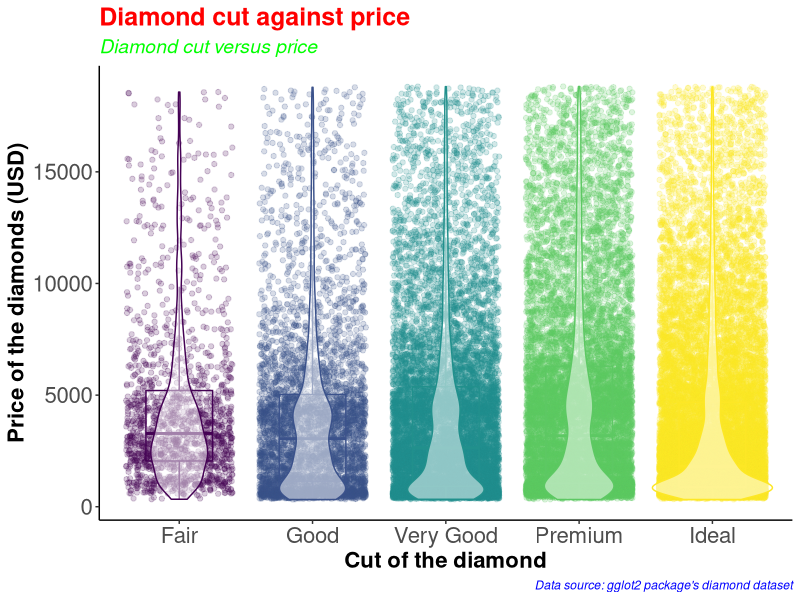
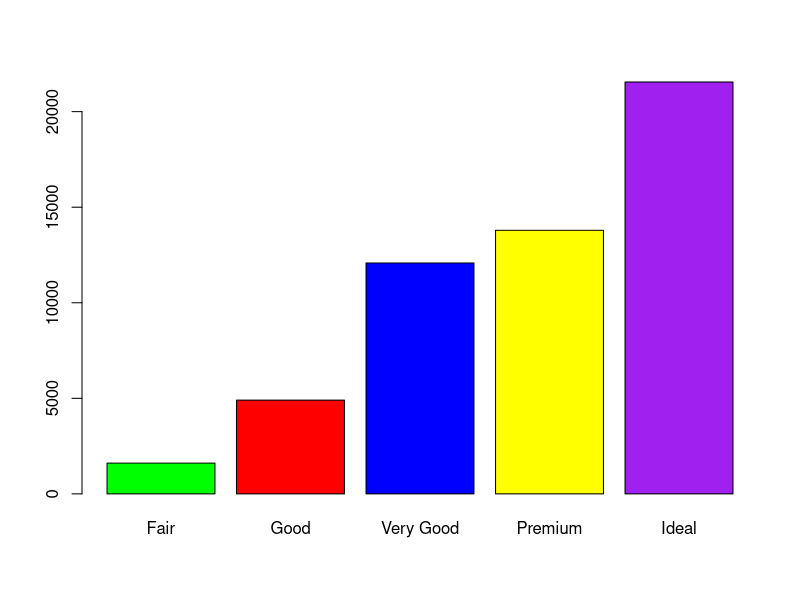

Source code (R) for these figures, in order:
# Combining both boxplot and violin plots in one.

library(tidyverse)

diamonds_df <- diamonds

diamonds_df %>% 
  ggplot(aes(x = cut, y = price, color = cut)) +
  geom_point(position = "jitter", alpha = 0.2) +
  geom_boxplot(alpha = 0, width = 0.5) +
  geom_violin(alpha = 0.5) +
  theme_classic() +
  theme(legend.position = "none") +
  labs(x = "Cut of the diamond",
       y = "Price of the diamonds (USD)",
       title = "Diamond cut against price",
       subtitle = "Diamond cut versus price",
       caption = "Data source: gglot2 package's diamond dataset") +
  theme(axis.text=element_text(size=16),
        axis.title=element_text(size=16,face="bold")) +
  theme(plot.title = element_text(color = 'red', size = 18, face = 'bold'),
        plot.subtitle = element_text(color = 'green', size = 14, face = 'italic'),
        plot.caption = element_text(color = 'blue', face = 'italic'))

diamonds %>% 
  filter(cut == 'Very Good') %>% 
  nrow()


diamonds %>% 
  select(cut) %>% 
  table() %>% 
  barplot(col = c('green', 'red', 'blue', 'yellow', 'purple'))
